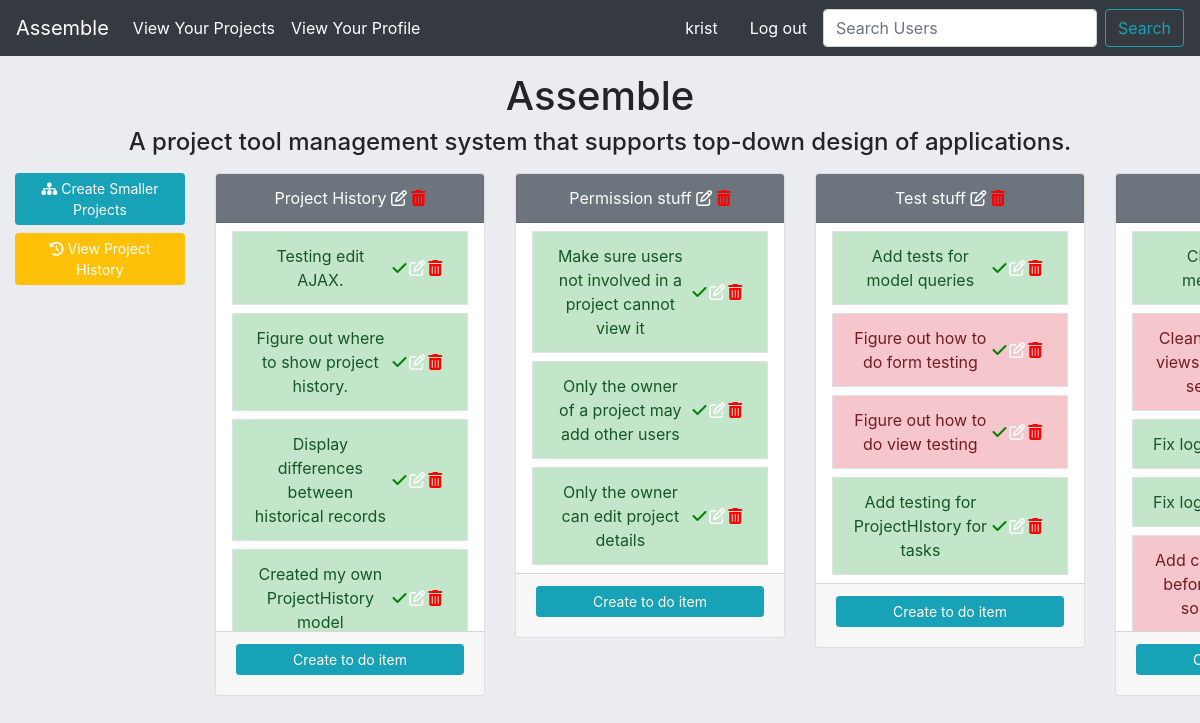
Page /project-list/project-detail/assemble/ (signed in) on the earlier database version.
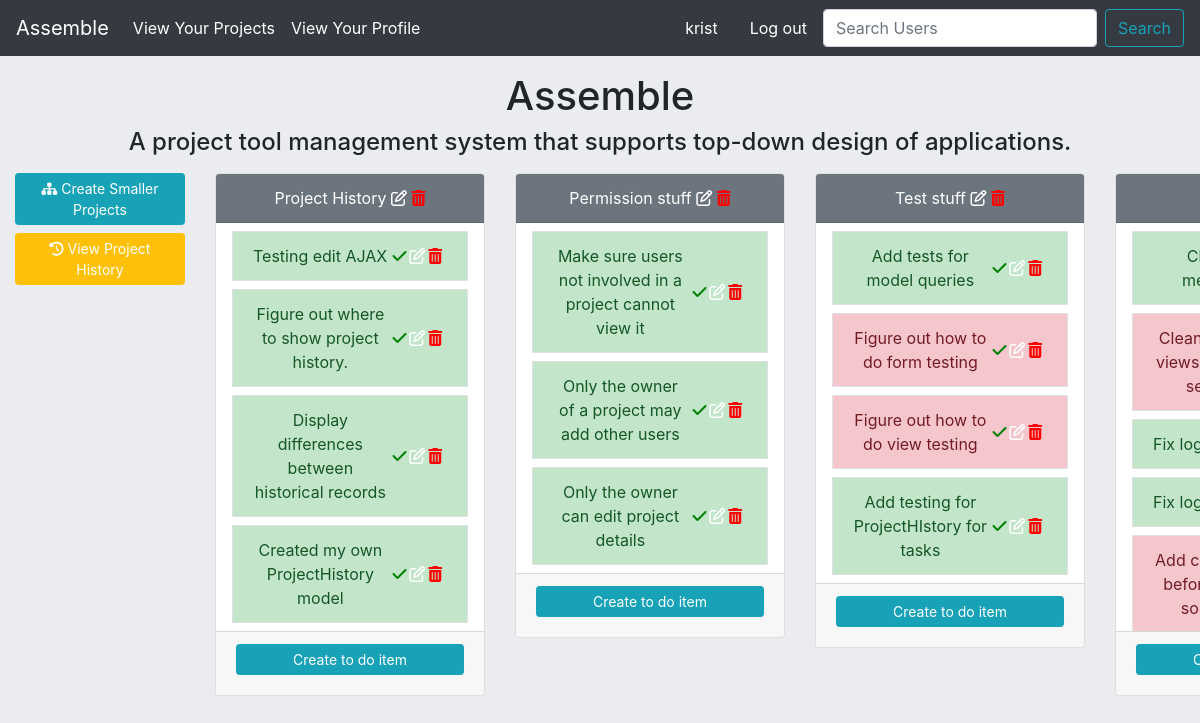
Same page on the later database version.
### assemble/models.py (models this page shows, shortened)
class ProjectComponent(models.Model):
    name = models.CharField(max_length=200) # can change this
    slug = models.SlugField(max_length=100,unique=True,blank=True,null=True)
    completed = models.BooleanField(default=False) # can change this
    task = models.ForeignKey('self',null=True,default=None,related_name="component",
                             on_delete=models.CASCADE)
    project = models.ForeignKey(Project,on_delete=models.CASCADE)

### assemble/views.py (the view)
# urls.py: path('project-list/project-detail/<project_slug>/',project_detail_view,name="project-detail"),
@login_required
def project_detail_view(request,project_slug):
    is_me = Profile.objects.get(user=request.user)
    project = Project.objects.filter(user=is_me).get(slug=project_slug)
    project_components = ProjectComponent.objects.filter(project__name=project).filter(task=None)
    context = {
        'project':project,
        'project_components':project_components,
    }
    return render(request,'assemble/project_detail.html',context)

### assemble/models.py (called while the page is built)
    def __str__(self):
        return self.name

### templates/assemble/project_detail.html (shortened to what this page needs)
{% extends 'assemble/base.html' %}
{% load crispy_forms_tags %}
{% block content %}
<div class="container text-center my-3">
    <h1 id="project-name">{{ project.name }}</h1>
    <h4>{{project.description}}</h4>
</div>
    <div class="row text-center flex-nowrap">
        <div class="col-md-2">
            <a class="btn btn-info btn-sm text-white mb-2" href="{% url 'project-component-create' project.slug %}"><i class="fa fa-sitemap"></i> Create Smaller Projects</a>
            <a class="btn btn-warning btn-sm text-white" href="{% url 'project-history' project.id %}"><i class="fa fa-history"></i> View Project History</a>
        </div>
        {% for component in project_components %}
            <div class="col-md-3 mb-2">
                <div class="card text-white" >
                    <div class="card-header bg-secondary mb-2">
                        {{ component.name }}  <a href="{% url 'edit-details' component.id %}"><span style="color:white;font-size:1rem;"><i class="fa fa-edit"></i></span></a>
                        <a href="{% url 'delete-task' component.id %}"><span style="color:red;font-size:1rem;"><i class="fa fa-trash"></i></span></a>
                    </div>
                    <div class="list-group">
                        <ul id="list-{{component.id}}" class="list-group px-3" style="overflow-y:scroll;max-height:400px;">
                            {% for task in component.component.all %}
                                {% if task.completed == True %}
                                    <li id="task-{{task.id}}"class="list-group-item d-flex justify-content-between align-items-center border mb-2 rounded-0 list-group-item-success">
                                        <span>{{task.name}}</span>
                                        <span class="badge">
                                            <a class="finish-task" style="cursor:pointer;" id="{{task.id}}"><span style="color:green;font-size:1rem;"><i class="fa fa-check"></i></span></a>
                                            <a class="edit-task" id="{{task.id}}" style="cursor:pointer;"><span style="color:white;font-size:1rem;"><i class="fa fa-edit"></i></span></a>
                                            <a class="delete-task" style="cursor:pointer;" id="{{task.id}}"><span style="color:red;font-size:1rem;"><i class="fa fa-trash"></i></span></a>
                                        </span>
                                    </li>
                                {% else %}
                                    <li id="task-{{task.id}}" class="list-group-item d-flex justify-content-between align-items-center border mb-2 rounded-0 list-group-item-danger">
                                        <span>{{task.name}}</span>
                                        <span class="badge">
                                            <a class="finish-task" style="cursor:pointer;" id="{{task.id}}"><span style="color:green;font-size:1rem;"><i class="fa fa-check"></i></span></a>
                                            <a class="edit-task" id="{{task.id}}" style="cursor:pointer;"><span style="color:white;font-size:1rem;"><i class="fa fa-edit"></i></span></a>
                                            <a style="cursor:pointer;" class="delete-task" id="{{task.id}}"><span style="color:red;font-size:1rem;"><i class="fa fa-trash"></i></span></a>
                                        </span>
                                    </li>
                                {% endif %}
                            {% endfor %}
                        </ul>
                        <div class="card-footer">
                            <button class="show-form-button btn btn-info btn-sm text-white mb-2 btn-block" id="{{component.id}}" class="btn btn-info">Create to do item</button>
                        </div>
                    </div>
                </div>
            </div>
        {% endfor %}
    </div>
{% endblock content %}

Differences in the rows shown:
changed ProjectComponent: name "Testing edit AJAX." → "Testing edit AJAX"
